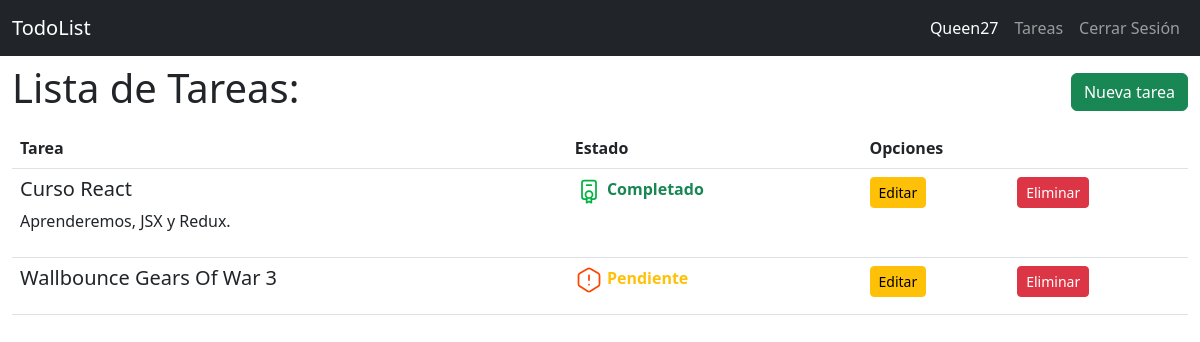
Before: /todo/list (signed in) with the older database file.
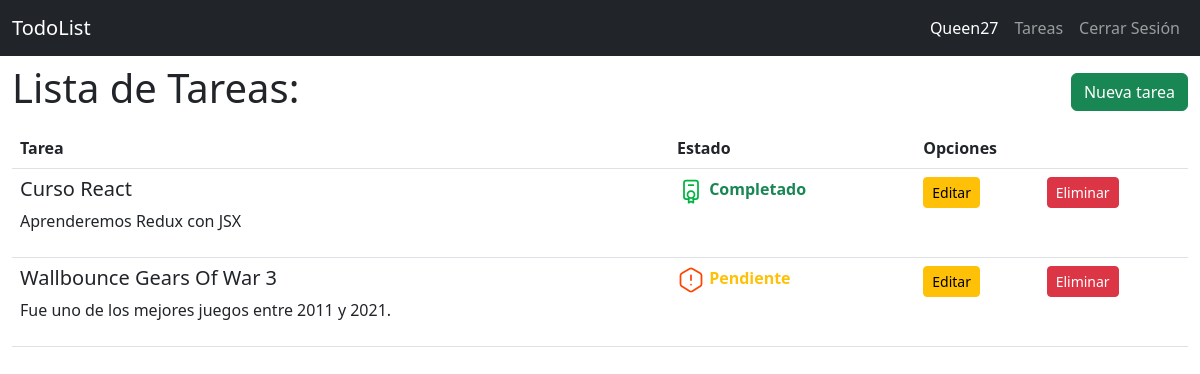
After: the same page with the newer database file.
### todor/models.py (models this page shows, shortened)
class User(db.Model):
    id = db.Column(db.Integer, primary_key=True)
    username = db.Column(db.String(20), unique=True, nullable=False)
    password = db.Column(db.Text, nullable=False)

class Todo(db.Model):
    id = db.Column(db.Integer, primary_key=True)
    created_by = db.Column(db.Integer, db.ForeignKey('user.id'), nullable=False)
    title = db.Column(db.String(100), nullable=False)
    desc = db.Column(db.Text)
    state = db.Column(db.Boolean, default=False)

### todor/todo.py (the view)
@bp.route('/list')
@login_required  # * AGREGAMOS EL DECORADOR PARA QUE REQUIERA INICIAR SESION EN ESTA PANTALLA
def index():
    todos = Todo.query.all()
    return render_template('todo/index.html', todos=todos)

### todor/auth.py (called while the page is built)
@bp.before_app_request  # ! REGISTRAMOS ESTA FUNCION Y QUE SE EJECUTE EN CADA PETICION !
def load_logged_in_user():
    user_id = session.get('user_id')
    if user_id != None:
        g.user = User.query.get_or_404(user_id)
    else:
        g.user = None

def login_required(view):
    @functools.wraps(view) # * ANIDAMOS UNA FUNCION A ESTE DECORADOR
    def wrapped_view(**kwargs):# * RECIBE PARAMETROS INDEFINIDOS COMO EL NOMBRE
        if g.user != None:
            return view(**kwargs)
        else:
           return redirect(url_for('auth.login'))
    return wrapped_view

### todor/templates/todo/index.html (shortened to what this page needs)
{% extends 'base.html' %}
{% block content %}
<section class="container-fluid">
    <nav class="navbar">
        <h1>{% block title %}Lista de Tareas: {% endblock %}</h1>
        <a href="{{ url_for('todo.create') }}" class="btn btn-success">Nueva tarea</a>
    </nav>
    <table class="table">
        <thead>
            <tr>
                <th class="col">Tarea</th>
                <th class="col">Estado</th>
                <th class="col" colspan="2">Opciones</th>
            </tr>
        </thead>
        <tbody>
            {% for todo in todos | reverse %}
            {% if g.user.id == todo.created_by %}
            <tr>
                <td>
                    <h5>{{ todo.title }}</h5>
                    <p>{{ todo.desc }}</p>
                </td>
                {% if todo.state != 1 %}
                <td> <span style="font-weight: bold;" class="text-warning">Pendiente</span></td>
                {% else %}
                <td> <span style="font-weight: bold;" class="text-success">Completado</span></td>
                {% endif %}
                <td>
                    <a href="{{ url_for('todo.edit', id = todo.id) }}" class="btn btn-warning btn-sm">Editar</a>
                </td>
                <td>
                    <a href="{{ url_for('todo.delete', id = todo.id) }}" class="btn btn-danger btn-sm">Eliminar</a>
                </td>
            </tr>
            {% endif %}
            {% endfor %}
        </tbody>
    </table>
</section>
{% endblock %}

### todor/templates/base.html (shortened to what this page needs)
<!DOCTYPE html>
<html lang="en">
<head>
    <link href="https://cdn.jsdelivr.net/npm/bootstrap@5.3.0/dist/css/bootstrap.min.css" rel="stylesheet"
>
</head>
<body>
    <nav class="navbar navbar-expand-sm navbar-dark bg-dark" data-bs-theme="dark">
        <div class="container-fluid">
            <a class="navbar-brand" href="{{ url_for('index') }}">TodoList</a>
            <div class="collapse navbar-collapse justify-content-end" id="navbarNav">
                <ul class="navbar-nav">
                    {% if g.user %}
                    <li class="nav-item">
                        <span title="Sesión de {{ g.user.username }}" class="nav-link active">{{ g.user.username }}</span>
                    </li>
                    <li class="nav-item">
                        <a title="Tareas" class="nav-link" href="{{ url_for('todo.index') }}">Tareas</a>
                    </li>
                    <li class="nav-item">
                        <a title=" Cerrar Sesión de {{ g.user.username }}" class="nav-link" href="{{ url_for('auth.logout') }}">Cerrar Sesión</a>
                    </li>
                    {% endif %}
                </ul>
            </div>
        </div>
    </nav>
    {% block content %}{% endblock %}
</body>
</html>

Changed rows visible on the page:
changed Todo "Curso React": desc "Aprenderemos, JSX y Redux." → "Aprenderemos Redux con JSX"
changed Todo "Wallbounce Gears Of War 3": desc (not shown) → "Fue uno de los mejores juegos entre 2011 y 2021."
